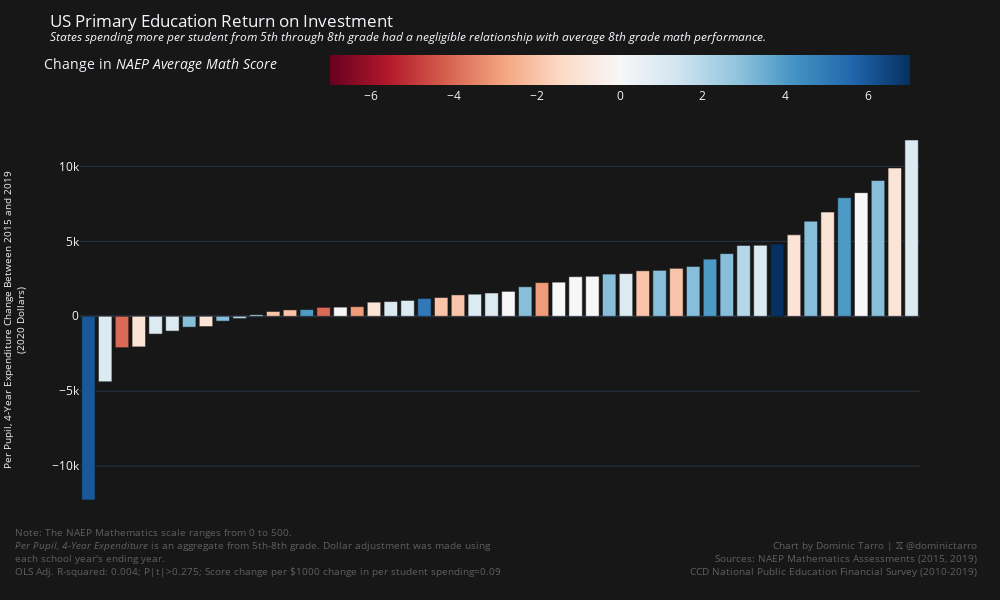
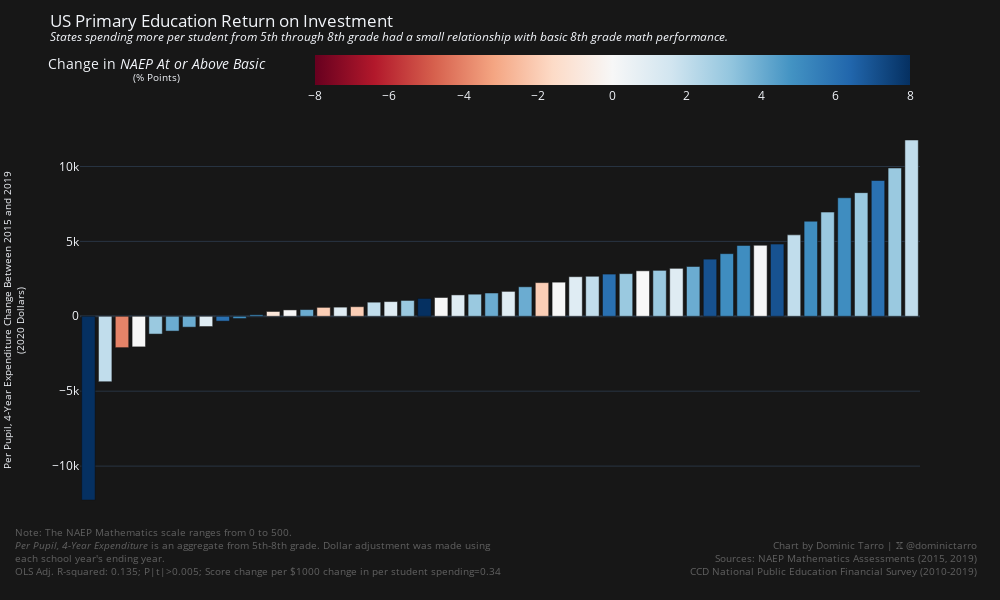
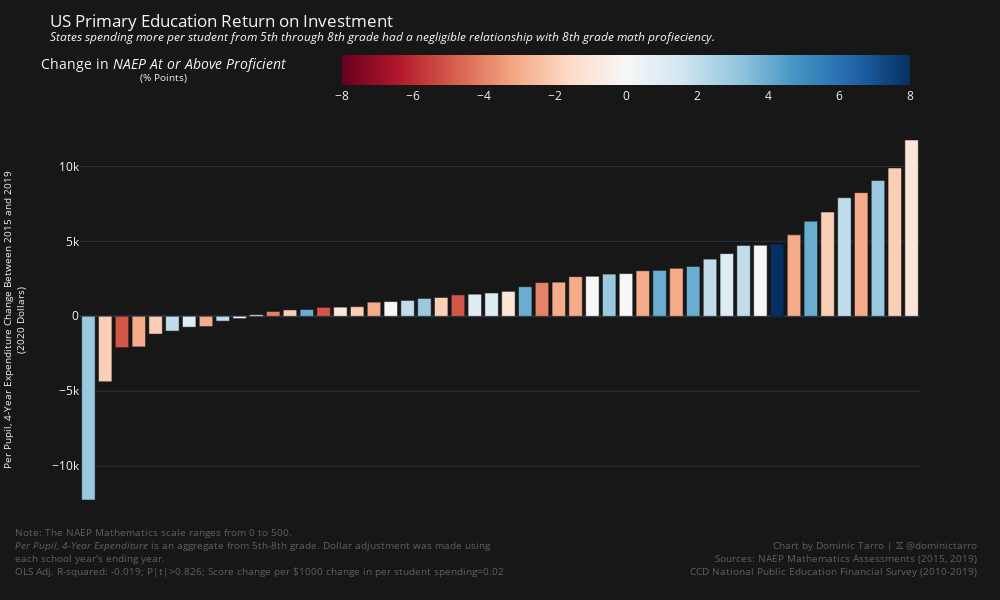

The cell these charts' notebook holds for them, in order:
### Code cell
def generate_state_investment_and_math_performance_bar_chart(
    column: str, legend_title: str, description: str, change_measure: str
) -> go.Figure:
    df = student_investment.join(
        math_performance,
        on="State Name"
    ).sort("Investment Change")
    result = correlate(df, "Investment Change", column)
    return px.bar(
        df,
        x="State Name",
        y="Investment Change",
        color=column,
        title=f"US Primary Education Return on Investment<br><sup><i>{description}</i></sup>",
        template="plotly_dark",
        color_continuous_scale=px.colors.sequential.RdBu,
        labels={
            "State Name": "State",
            "Investment Change": "4-Year Expenditure Change (2020 Dollars)",
            column: f"Change in NAEP {legend_title}",
        },
        width=1000,
        height=600,
    ).update_layout(
        xaxis=dict(showticklabels=False, title=None),
        yaxis_title="Per Pupil, 4-Year Expenditure Change Between 2015 and 2019<br>(2020 Dollars)",
        yaxis_title_font_size=10,
        coloraxis_colorbar_title=f"Change in <i>NAEP {legend_title}</i>",
        coloraxis_colorbar_orientation="h",
        plot_bgcolor="#171717",
        paper_bgcolor="#171717",
    ).update_coloraxes(
        cmid=0,
    ).add_annotation(
        x=1.07,
        y=-0.15,
        xref="paper",
        yref="paper",
        text="<br>".join(
            (
                "Chart by Dominic Tarro | 𝕏 @dominictarro",
                "Sources: NAEP Mathematics Assessments (2015, 2019)",
                "CCD National Public Education Financial Survey (2010-2019)"
            )
        ),
        align="right",
        showarrow=False,
        font=dict(
            size=10,
            color="grey"
        ),
        opacity=0.7
    ).add_annotation(
        x=-0.08,
        y=-0.15,
        xref="paper",
        yref="paper",
        text="<br>".join(
            (
                "Note: The NAEP Mathematics scale ranges from 0 to 500.",
                "<i>Per Pupil, 4-Year Expenditure</i> is an aggregate from 5th-8th grade. Dollar adjustment was made using <br>each school year's ending year.",
                f"OLS Adj. R-squared: {result.r_squared:.03f}; P|t|>{result.p_value:.03f}; {change_measure.title()} change per $1000 change in per student spending={result.coef * 1000:.2f}"
            )
        ),
        align="left",
        showarrow=False,
        font=dict(
            size=10,
            color="grey"
        ),
        opacity=0.7
    )

_fig1 = generate_state_investment_and_math_performance_bar_chart(
    "Mean Grade 8 Math Score Change",
    "Average Math Score",
    "States spending more per student from 5th through 8th grade had a negligible relationship with average 8th grade math performance.",
    "score",
)
_fig1.write_image("charts/spending-school-roi-math-mean.png")
_fig1.show()
_fig2 = generate_state_investment_and_math_performance_bar_chart(
    "At or Above Basic (%) Change",
    "At or Above Basic</i><br><sup>(% Points)</sup>",
    "States spending more per student from 5th through 8th grade had a small relationship with basic 8th grade math performance.",
    "score",
)
_fig2.write_image("charts/spending-school-roi-math-basic.png")
_fig2.show()
_fig3 = generate_state_investment_and_math_performance_bar_chart(
    "At or Above Proficient (%) Change",
    "At or Above Proficient</i><br><sup>(% Points)</sup>",
    "States spending more per student from 5th through 8th grade had a negligible relationship with 8th grade math profieciency.",
    "score",
)
_fig3.write_image("charts/spending-school-roi-math-proficient.png")
_fig3.show()

### Figure 1 — Plotly figure (JSON) as saved in the notebook; plotly's stock layout.template omitted (floating-point values rounded to 4 significant figures)
{"data": [{"alignmentgroup": "True", "hovertemplate": "State=%{x}<br>4-Year Expenditure Change (2020 Dollars)=%{y}<br>Change in NAEP Average Math Score=%{marker.color}<extra></extra>", "legendgroup": "", "marker": {"color": [6, 1, -4, -1, 1, 1, 3, -1, 3, 2, 2, -2, -2, 4, -4, 0, -3, -1, 1, 1, 5, -2, -2, 1, 1, 0, 3, -3, 0, 0, 0, 3, 1, -2, 3, -2, 3, 4, 3, 2, 1, 7, -1, 3, -1, 4, 0, 3, -1, 1], "coloraxis": "coloraxis", "pattern": {"shape": ""}}, "name": "", "offsetgroup": "", "orientation": "v", "showlegend": false, "textposition": "auto", "type": "bar", "x": ["Alaska", "Wyoming", "Louisiana", "West Virginia", "Arkansas", "Indiana", "Delaware", "Oklahoma", "Maryland", "New Mexico", "Kansas", "Alabama", "Michigan", "Iowa", "Florida", "Missouri", "Mississippi", "Ohio", "Virginia", "New Jersey", "Rhode Island", "Tennessee", "South Dakota", "Nebraska", "Utah", "Kentucky", "Arizona", "North Carolina", "Georgia", "South Carolina", "Wisconsin", "Montana", "Nevada", "Connecticut", "Massachusetts", "Idaho", "Vermont", "Texas", "Maine", "North Dakota", "Colorado", "New Hampshire", "Pennsylvania", "Minnesota", "Illinois", "Hawaii", "New York", "Oregon", "California", "Washington"], "xaxis": "x", "y": [-12260.0, -4366.0, -2093.0, -2041.0, -1187.0, -986.8, -724.1, -685.1, -322.0, -149.7, 100.0, 321.5, 425.3, 449.4, 596.2, 610.9, 640.8, 942.4, 981.8, 1059.0, 1192.0, 1255.0, 1428.0, 1476.0, 1555.0, 1662.0, 1970.0, 2249.0, 2277.0, 2643.0, 2671.0, 2818.0, 2848.0, 3036.0, 3066.0, 3200.0, 3325.0, 3816.0, 4181.0, 4731.0, 4739.0, 4819.0, 5436.0, 6346.0, 6955.0, 7911.0, 8253.0, 9065.0, 9899.0, 11770.0], "yaxis": "y"}], "layout": {"annotations": [{"align": "right", "font": {"color": "grey", "size": 10}, "opacity": 0.7, "showarrow": false, "text": "Chart by Dominic Tarro | 𝕏 @dominictarro<br>Sources: NAEP Mathematics Assessments (2015, 2019)<br>CCD National Public Education Financial Survey (2010-2019)", "x": 1.07, "xref": "paper", "y": -0.15, "yref": "paper"}, {"align": "left", "font": {"color": "grey", "size": 10}, "opacity": 0.7, "showarrow": false, "text": "Note: The NAEP Mathematics scale ranges from 0 to 500.<br><i>Per Pupil, 4-Year Expenditure</i> is an aggregate from 5th-8th grade. Dollar adjustment was made using <br>each school year's ending year.<br>OLS Adj. R-squared: 0.004; P|t|>0.275; Score change per $1000 change in per student spending=0.09", "x": -0.08, "xref": "paper", "y": -0.15, "yref": "paper"}], "barmode": "relative", "coloraxis": {"cmid": 0, "colorbar": {"orientation": "h", "title": {"text": "Change in <i>NAEP Average Math Score</i>"}}, "colorscale": [[0, "rgb(103,0,31)"], [0.1, "rgb(178,24,43)"], [0.2, "rgb(214,96,77)"], [0.3, "rgb(244,165,130)"], [0.4, "rgb(253,219,199)"], [0.5, "rgb(247,247,247)"], [0.6, "rgb(209,229,240)"], [0.7, "rgb(146,197,222)"], [0.8, "rgb(67,147,195)"], [0.9, "rgb(33,102,172)"], [1, "rgb(5,48,97)"]]}, "height": 600, "legend": {"tracegroupgap": 0}, "paper_bgcolor": "#171717", "plot_bgcolor": "#171717", "title": {"text": "US Primary Education Return on Investment<br><sup><i>States spending more per student from 5th through 8th grade had a negligible relationship with average 8th grade math performance.</i></sup>"}, "width": 1000, "xaxis": {"anchor": "y", "domain": [0, 1], "showticklabels": false, "title": {}}, "yaxis": {"anchor": "x", "domain": [0, 1], "title": {"font": {"size": 10}, "text": "Per Pupil, 4-Year Expenditure Change Between 2015 and 2019<br>(2020 Dollars)"}}}}

### Figure 2 — Plotly figure (JSON) as saved in the notebook; plotly's stock layout.template omitted (floating-point values rounded to 4 significant figures)
{"data": [{"alignmentgroup": "True", "hovertemplate": "State=%{x}<br>4-Year Expenditure Change (2020 Dollars)=%{y}<br>Change in NAEP At or Above Basic</i><br><sup>(% Points)</sup>=%{marker.color}<extra></extra>", "legendgroup": "", "marker": {"color": [8, 2, -4, 0, 3, 4, 4, 1, 6, 5, 5, -1, 0, 4, -2, 1, -2, 2, 1, 3, 8, 0, 1, 3, 4, 1, 4, -2, 0, 1, 2, 6, 3, 0, 3, 1, 4, 7, 5, 5, 0, 7, 2, 5, 3, 5, 3, 6, 3, 2], "coloraxis": "coloraxis", "pattern": {"shape": ""}}, "name": "", "offsetgroup": "", "orientation": "v", "showlegend": false, "textposition": "auto", "type": "bar", "x": ["Alaska", "Wyoming", "Louisiana", "West Virginia", "Arkansas", "Indiana", "Delaware", "Oklahoma", "Maryland", "New Mexico", "Kansas", "Alabama", "Michigan", "Iowa", "Florida", "Missouri", "Mississippi", "Ohio", "Virginia", "New Jersey", "Rhode Island", "Tennessee", "South Dakota", "Nebraska", "Utah", "Kentucky", "Arizona", "North Carolina", "Georgia", "South Carolina", "Wisconsin", "Montana", "Nevada", "Connecticut", "Massachusetts", "Idaho", "Vermont", "Texas", "Maine", "North Dakota", "Colorado", "New Hampshire", "Pennsylvania", "Minnesota", "Illinois", "Hawaii", "New York", "Oregon", "California", "Washington"], "xaxis": "x", "y": [-12260.0, -4366.0, -2093.0, -2041.0, -1187.0, -986.8, -724.1, -685.1, -322.0, -149.7, 100.0, 321.5, 425.3, 449.4, 596.2, 610.9, 640.8, 942.4, 981.8, 1059.0, 1192.0, 1255.0, 1428.0, 1476.0, 1555.0, 1662.0, 1970.0, 2249.0, 2277.0, 2643.0, 2671.0, 2818.0, 2848.0, 3036.0, 3066.0, 3200.0, 3325.0, 3816.0, 4181.0, 4731.0, 4739.0, 4819.0, 5436.0, 6346.0, 6955.0, 7911.0, 8253.0, 9065.0, 9899.0, 11770.0], "yaxis": "y"}], "layout": {"annotations": [{"align": "right", "font": {"color": "grey", "size": 10}, "opacity": 0.7, "showarrow": false, "text": "Chart by Dominic Tarro | 𝕏 @dominictarro<br>Sources: NAEP Mathematics Assessments (2015, 2019)<br>CCD National Public Education Financial Survey (2010-2019)", "x": 1.07, "xref": "paper", "y": -0.15, "yref": "paper"}, {"align": "left", "font": {"color": "grey", "size": 10}, "opacity": 0.7, "showarrow": false, "text": "Note: The NAEP Mathematics scale ranges from 0 to 500.<br><i>Per Pupil, 4-Year Expenditure</i> is an aggregate from 5th-8th grade. Dollar adjustment was made using <br>each school year's ending year.<br>OLS Adj. R-squared: 0.135; P|t|>0.005; Score change per $1000 change in per student spending=0.34", "x": -0.08, "xref": "paper", "y": -0.15, "yref": "paper"}], "barmode": "relative", "coloraxis": {"cmid": 0, "colorbar": {"orientation": "h", "title": {"text": "Change in <i>NAEP At or Above Basic</i><br><sup>(% Points)</sup></i>"}}, "colorscale": [[0, "rgb(103,0,31)"], [0.1, "rgb(178,24,43)"], [0.2, "rgb(214,96,77)"], [0.3, "rgb(244,165,130)"], [0.4, "rgb(253,219,199)"], [0.5, "rgb(247,247,247)"], [0.6, "rgb(209,229,240)"], [0.7, "rgb(146,197,222)"], [0.8, "rgb(67,147,195)"], [0.9, "rgb(33,102,172)"], [1, "rgb(5,48,97)"]]}, "height": 600, "legend": {"tracegroupgap": 0}, "paper_bgcolor": "#171717", "plot_bgcolor": "#171717", "title": {"text": "US Primary Education Return on Investment<br><sup><i>States spending more per student from 5th through 8th grade had a small relationship with basic 8th grade math performance.</i></sup>"}, "width": 1000, "xaxis": {"anchor": "y", "domain": [0, 1], "showticklabels": false, "title": {}}, "yaxis": {"anchor": "x", "domain": [0, 1], "title": {"font": {"size": 10}, "text": "Per Pupil, 4-Year Expenditure Change Between 2015 and 2019<br>(2020 Dollars)"}}}}

### Figure 3 — Plotly figure (JSON) as saved in the notebook; plotly's stock layout.template omitted (floating-point values rounded to 4 significant figures)
{"data": [{"alignmentgroup": "True", "hovertemplate": "State=%{x}<br>4-Year Expenditure Change (2020 Dollars)=%{y}<br>Change in NAEP At or Above Proficient</i><br><sup>(% Points)</sup>=%{marker.color}<extra></extra>", "legendgroup": "", "marker": {"color": [3, -2, -5, -3, -2, 2, 1, -3, 2, 0, 0, -4, -2, 4, -5, -1, -2, -3, 0, 2, 3, -2, -5, 1, 1, -1, 4, -4, -3, -3, 0, 3, 0, -3, 4, -3, 4, 2, 1, 2, 0, 8, -3, 4, -2, 2, -3, 3, -2, -1], "coloraxis": "coloraxis", "pattern": {"shape": ""}}, "name": "", "offsetgroup": "", "orientation": "v", "showlegend": false, "textposition": "auto", "type": "bar", "x": ["Alaska", "Wyoming", "Louisiana", "West Virginia", "Arkansas", "Indiana", "Delaware", "Oklahoma", "Maryland", "New Mexico", "Kansas", "Alabama", "Michigan", "Iowa", "Florida", "Missouri", "Mississippi", "Ohio", "Virginia", "New Jersey", "Rhode Island", "Tennessee", "South Dakota", "Nebraska", "Utah", "Kentucky", "Arizona", "North Carolina", "Georgia", "South Carolina", "Wisconsin", "Montana", "Nevada", "Connecticut", "Massachusetts", "Idaho", "Vermont", "Texas", "Maine", "North Dakota", "Colorado", "New Hampshire", "Pennsylvania", "Minnesota", "Illinois", "Hawaii", "New York", "Oregon", "California", "Washington"], "xaxis": "x", "y": [-12260.0, -4366.0, -2093.0, -2041.0, -1187.0, -986.8, -724.1, -685.1, -322.0, -149.7, 100.0, 321.5, 425.3, 449.4, 596.2, 610.9, 640.8, 942.4, 981.8, 1059.0, 1192.0, 1255.0, 1428.0, 1476.0, 1555.0, 1662.0, 1970.0, 2249.0, 2277.0, 2643.0, 2671.0, 2818.0, 2848.0, 3036.0, 3066.0, 3200.0, 3325.0, 3816.0, 4181.0, 4731.0, 4739.0, 4819.0, 5436.0, 6346.0, 6955.0, 7911.0, 8253.0, 9065.0, 9899.0, 11770.0], "yaxis": "y"}], "layout": {"annotations": [{"align": "right", "font": {"color": "grey", "size": 10}, "opacity": 0.7, "showarrow": false, "text": "Chart by Dominic Tarro | 𝕏 @dominictarro<br>Sources: NAEP Mathematics Assessments (2015, 2019)<br>CCD National Public Education Financial Survey (2010-2019)", "x": 1.07, "xref": "paper", "y": -0.15, "yref": "paper"}, {"align": "left", "font": {"color": "grey", "size": 10}, "opacity": 0.7, "showarrow": false, "text": "Note: The NAEP Mathematics scale ranges from 0 to 500.<br><i>Per Pupil, 4-Year Expenditure</i> is an aggregate from 5th-8th grade. Dollar adjustment was made using <br>each school year's ending year.<br>OLS Adj. R-squared: -0.019; P|t|>0.826; Score change per $1000 change in per student spending=0.02", "x": -0.08, "xref": "paper", "y": -0.15, "yref": "paper"}], "barmode": "relative", "coloraxis": {"cmid": 0, "colorbar": {"orientation": "h", "title": {"text": "Change in <i>NAEP At or Above Proficient</i><br><sup>(% Points)</sup></i>"}}, "colorscale": [[0, "rgb(103,0,31)"], [0.1, "rgb(178,24,43)"], [0.2, "rgb(214,96,77)"], [0.3, "rgb(244,165,130)"], [0.4, "rgb(253,219,199)"], [0.5, "rgb(247,247,247)"], [0.6, "rgb(209,229,240)"], [0.7, "rgb(146,197,222)"], [0.8, "rgb(67,147,195)"], [0.9, "rgb(33,102,172)"], [1, "rgb(5,48,97)"]]}, "height": 600, "legend": {"tracegroupgap": 0}, "paper_bgcolor": "#171717", "plot_bgcolor": "#171717", "title": {"text": "US Primary Education Return on Investment<br><sup><i>States spending more per student from 5th through 8th grade had a negligible relationship with 8th grade math profieciency.</i></sup>"}, "width": 1000, "xaxis": {"anchor": "y", "domain": [0, 1], "showticklabels": false, "title": {}}, "yaxis": {"anchor": "x", "domain": [0, 1], "title": {"font": {"size": 10}, "text": "Per Pupil, 4-Year Expenditure Change Between 2015 and 2019<br>(2020 Dollars)"}}}}
